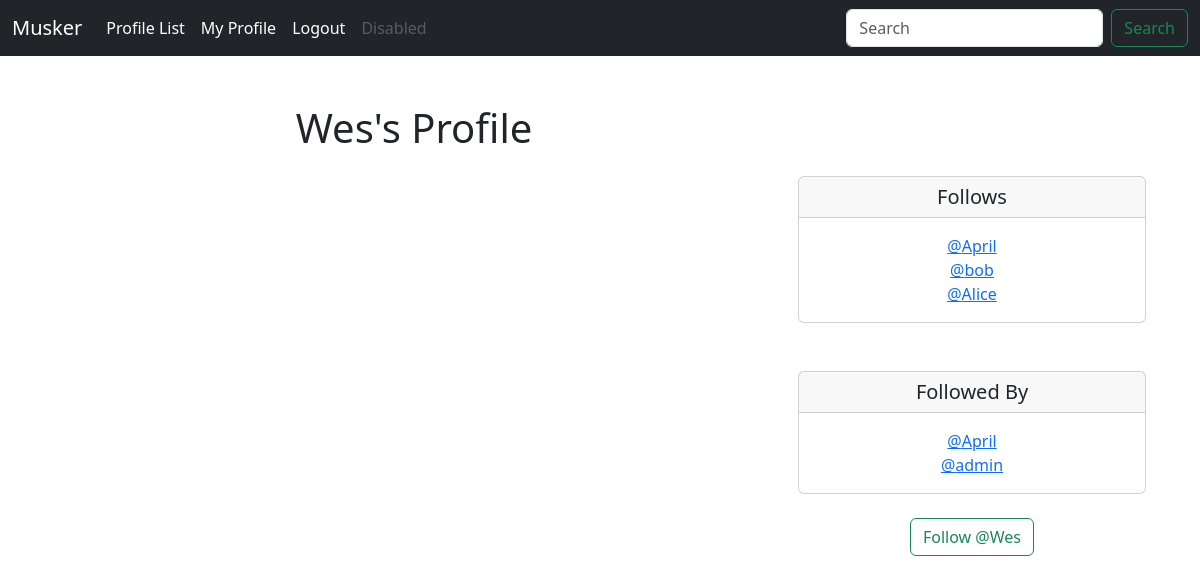
The app's page /profile/4 (signed in) with its own data.
### musker/models.py (models this page shows)
class Profile(models.Model):
    user = models.OneToOneField(User, on_delete=models.CASCADE)
    follows = models.ManyToManyField("self",
                                     related_name="followed_by",
                                     symmetrical=False,
                                     blank=True)
    date_modified = models.DateTimeField(User, auto_now=True)
    def __str__(self):
        return self.user.username

### musker/views.py (the view, shortened to what this page needs)
# urls.py: path('profile/<int:pk>', views.profile, name='profile'),
def profile(request, pk):
    if request.user.is_authenticated:
        profile = Profile.objects.get(user_id=pk)
        meeps = Meep.objects.filter(user_id=pk).order_by("-created_at")
        return render(request, "profile.html", {"profile": profile, "meeps": meeps})
    else:
        messages.success(request, ("You Must Be Logged In To View This Page..."))
        return redirect('home')

### musker/templates/profile.html (shortened to what this page needs)
{% extends 'base.html' %}
{% block content %}
{% if profile %}
    <div class="container text-center">
        <div class="row">
            <div class="col-8">
                <h1>{{ profile.user.username }}'s Profile</h1>
                <br/>
            </div>
            <div class="col-4">
                <br/><br/><br/>
                <div class="card">
                  <h5 class="card-header">Follows</h5>
                  <div class="card-body">
                    <p class="card-text">
                        {% for following in profile.follows.all %}
                            <a href="{% url 'profile' following.user.id %}">
                            @{{ following }}</a><br/>
                        {% endfor %}
                    </p>
                  </div>
                </div>
                <br/><br/>
                <div class="card">
                  <h5 class="card-header">Followed By</h5>
                  <div class="card-body">
                    <p class="card-text">
                        {% for following in profile.followed_by.all %}
                            <a href="{% url 'profile' following.user.id %}">@{{ following }}</a><br/>
                        {% endfor %}
                    </p>
                  </div>
                </div>
                <br/>
                <form method="POST">
                    {% if profile in user.profile.follows.all %}
                        <button class="btn btn-outline-danger" name="follow" value="unfollow" type="submit">
                            Unfollow @{{ profile.user.username }}
                        </button>
                    {% else %}
                        <button class="btn btn-outline-success" name="follow" value="follow" type="submit">
                            Follow @{{ profile.user.username }}
                        </button>
                    {% endif %}
                </form>
            </div>
        </div>
    </div>
{% endif %}
{% endblock %}

### records on screen
Profile: user.username "Wes"
Profile: user.username "April"
Profile: user.username "bob"
Profile: user.username "Alice"
Profile: user.username "admin"
